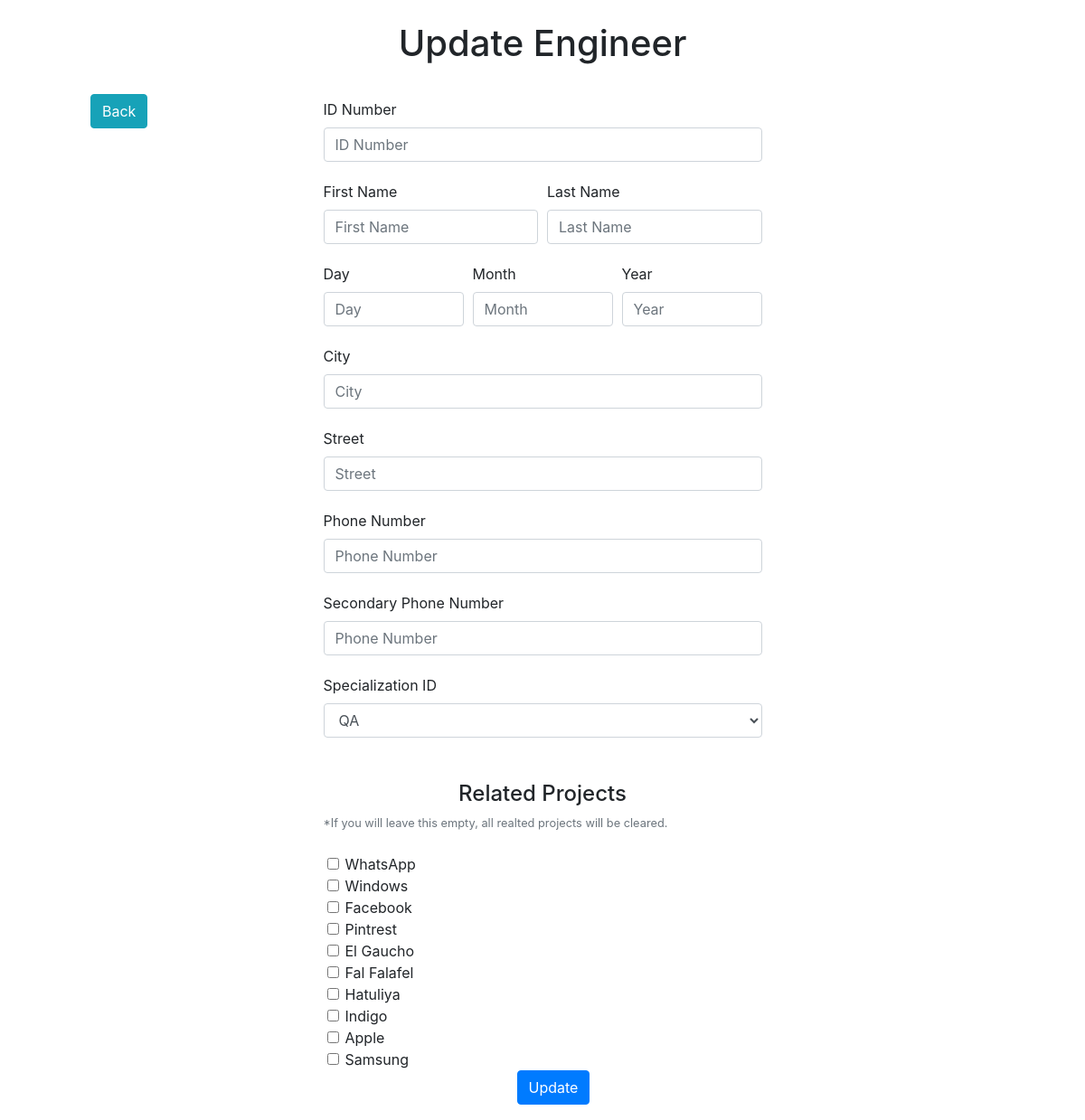
Page /updateEngineer.php on the committed database.
### tables this page shows
CREATE TABLE projects(project_number int AUTO_INCREMENT,
                      project_name varchar(255),
                      customer_name varchar(255),
                      start_date varchar(255),
                      description varchar (255),
                      PRIMARY KEY(project_number));

### common.php (called while the page is built, shortened)
<?php
function escape($html)
{
	return htmlspecialchars($html, ENT_QUOTES | ENT_SUBSTITUTE, "UTF-8");
}
?>

### updateEngineer.php (the view, shortened to what this page needs)
<?php
require "config.php";
require "common.php";
$db = new PDO($dsn, $username, $password, $options);
			?>
<?php require "templates/header.php"; ?>
<body style="max-width: 1000px; margin: 0 auto;">
<br><h1 style="text-align: center;">Update Engineer</h1><br>
<div class="row">
<div class="col-3">
<a href="engineer.php" style="margin: 0 auto;"><button type="button" class="btn btn-info">Back</button></a>
</div>
<div class="col-6">
<form method="post">
<div class="form-group">
<label for="engineer_id">ID Number</label>
<input type="text"  name="engineer_id" class="form-control" id="engineer_id" placeholder="ID Number" required>
</div>
<div class="form-row">
<div class="form-group col-md-6">
  <label for="first_name">First Name</label>
  <input type="text" name="first_name" class="form-control" id="first_name" placeholder="First Name">
</div>
<div class="form-group col-md-6">
  <label for="last_name">Last Name</label>
  <input type="text" name="last_name" class="form-control" id="last_name" placeholder="Last Name">
</div>
</div>
<div class="form-row">
<div class="form-group col-md-4">
<label for="day">Day</label>
<input type="number" name="day" class="form-control" id="day" placeholder="Day">
</div>
<div class="form-group col-md-4">
<label for="last_name">Month</label>
<input type="number" name="month" class="form-control" id="month" placeholder="Month">
</div>
<div class="form-group col-md-4">
<label for="last_name">Year</label>
<input type="number" name="year" class="form-control" id="year" placeholder="Year">
</div>
</div>
<div class="form-group">
<label for="city">City</label>
<input type="text" name="city" class="form-control" id="city" placeholder="City">
</div>
<div class="form-group">
<label for="street">Street</label>
<input type="text" name="street" class="form-control" id="street" placeholder="Street">
</div>
<div class="form-group">
<label for="telephone">Phone Number</label>
<input type="text" name="telephone" class="form-control" id="telephone" placeholder="Phone Number">
</div>
<div class="form-group">
<label for="telephone2">Secondary Phone Number</label>
<input type="text" name="telephone2" class="form-control" id="telephone2" placeholder="Phone Number">
</div>
<label for="field_id">Specialization ID</label>
<select class="form-control" id="field_id" name="field_id">
<?php
$sql4 = $db->query("SELECT *
					FROM software_field");
$sql4 = $sql4->fetchAll();
foreach ($sql4 as $row)
{?>
  <option value="<?php echo escape($row["field_id"]); ?>"> <?php echo escape($row["name"]); ?> </option>
<?php
}
?>
</select><br>
<br><h4 style="text-align: center;">Related Projects</h4>
<small id="notice" class="form-text text-muted">*If you will leave this empty, all realted projects will be cleared.</small><br>
<div class="custom-control custom-checkbox">
<?php
$sql5 = $db->query("SELECT *
					   FROM projects");
$sql5 = $sql5->fetchAll();
foreach ($sql5 as $row){ ?>
  <input type="checkbox" class="form-check-input" name="projects[]"  id="Projects" value="<?php echo escape($row['project_number']); ?>">
	<label  for="Projects" ></label><?php echo escape($row["project_name"]); ?><br>
<?php
}
?>
	<div class="form-group">
	<center> <input type="submit" name="submit" value="Update" class="btn btn-primary"> </center>
	</div>
</form>
  </div>
</div>
<?php require "templates/footer.php"; ?>

### css/style.css (style rules this page uses)
label { display: block; margin: 5px 0; }

### rows in the picture
projects: project_name "WhatsApp"
projects: project_name "Windows"
projects: project_name "Facebook"
projects: project_name "Pintrest"
projects: project_name "El Gaucho"
projects: project_name "Fal Falafel"
projects: project_name "Hatuliya"
projects: project_name "Indigo"
projects: project_name "Apple"
projects: project_name "Samsung"

### other values in the picture
form field field_id "QA"
